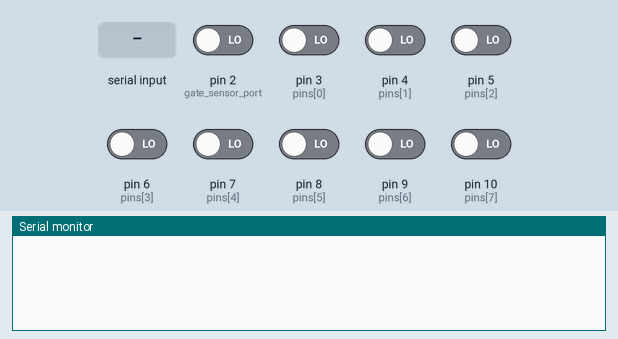
The sketch below on a simulated Arduino Uno, built with avr-gcc and run on an emulated ATmega328P. Parts: the last lines printed to the serial monitor. Inputs (shaded band) come from the test bench; at power-on: pin 2 (gate_sensor_port), pin 3 (pins[0]), pin 4 (pins[1]), pin 5 (pins[2]), pin 6 (pins[3]), pin 7 (pins[4]), pin 8 (pins[5]), pin 9 (pins[6]), pin 10 (pins[7]) LOW.

Above: at 1.2 s.
1.3 s: "open_gate\n" received over Serial
At 2.0 s:
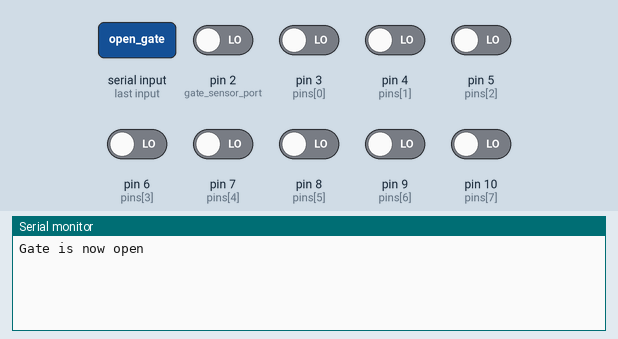
2.8 s: "gate_state\n" received over Serial
At 3.2 s:
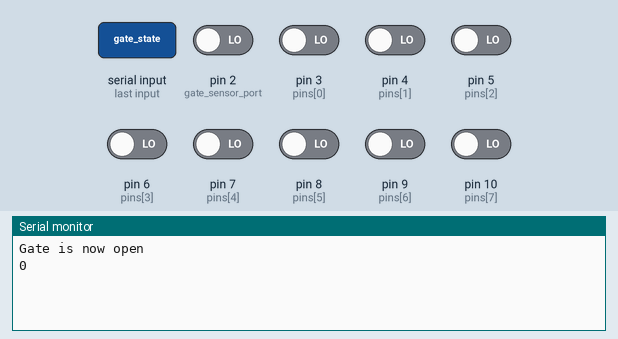
4.3 s: "tools_array\n" received over Serial
At 5.6 s:
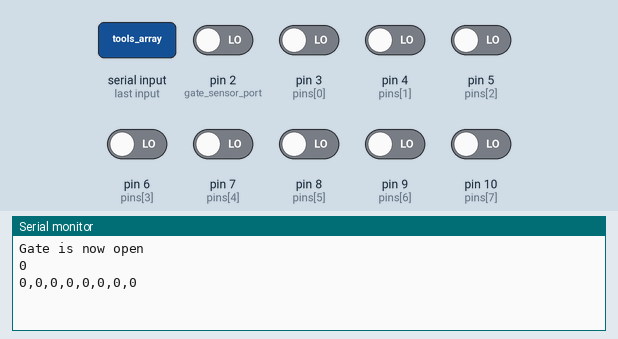

The sketch:

arduino_comm.ino
```cpp
bool locked_Gate = true;
const char gate_sensor_port = 2;

const int numPins = 8;  // Defina o número de pinos que você deseja monitorar
int pins[numPins] = {3, 4, 5, 6, 7, 8, 9, 10};  // Array das portas digitais que você quer monitorar
bool pinStates[numPins];  // Array para armazenar os estados (HIGH ou LOW) das portas


void setup() {
  // Inicializa a comunicação serial a 9600 bps
  pinMode(gate_sensor_port, INPUT);

  for (int i = pins[0]; i < numPins; i++) {
    pinMode(pins[i], INPUT);  // Configura as portas como entradas
  }

  Serial.begin(9600);
}

void loop() {
  // Verifica se há dados disponíveis para leitura
  if (Serial.available() > 0) {
    // Lê o comando recebido
    String command = Serial.readStringUntil('\n');

    if (command == "open_gate") {
      Serial.println("Gate is now open");
    }

    if (command == "gate_state"){
      Serial.println(digitalRead(gate_sensor_port));
    }

    if (command == "tools_array"){
      // Atualiza o estado de cada porta e armazena no array
      for (int i = 0; i < numPins; i++) {
        pinStates[i] = digitalRead(pins[i]);
      }

      // Constrói uma string CSV com os estados das portas
      String output = "";
      for (int i = 0; i < numPins; i++) {
        output += (pinStates[i] ? "1" : "0");  // Usa '1' para HIGH e '0' para LOW
        if (i < numPins - 1) {
          output += ",";  // Adiciona uma vírgula entre os valores
        }
      }

      Serial.println(output);
    }
  }
}
```

Measured:
- after the input at 1.3 s, the serial monitor: prints a new line at once (image 1)
- after the input at 2.8 s, the serial monitor: prints a new line at once (image 2)
- after the input at 4.3 s, the serial monitor: prints a new line at once (image 3)
